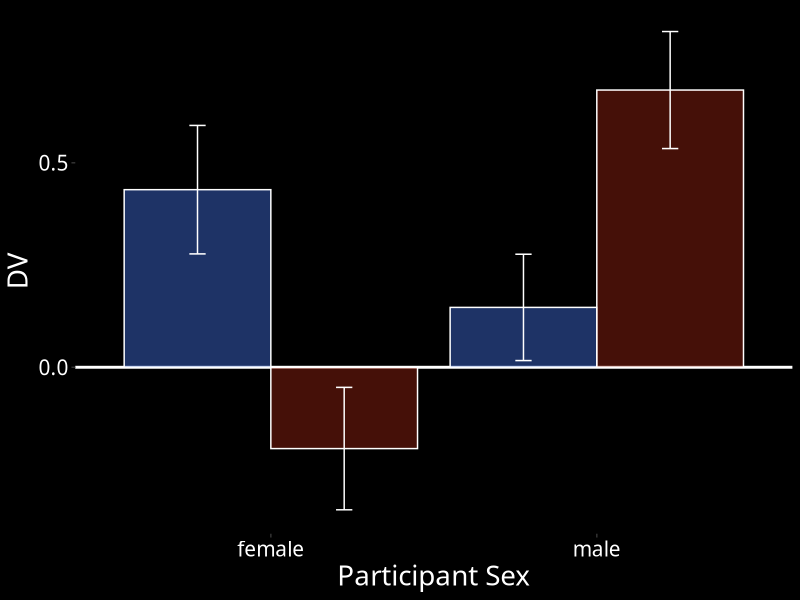
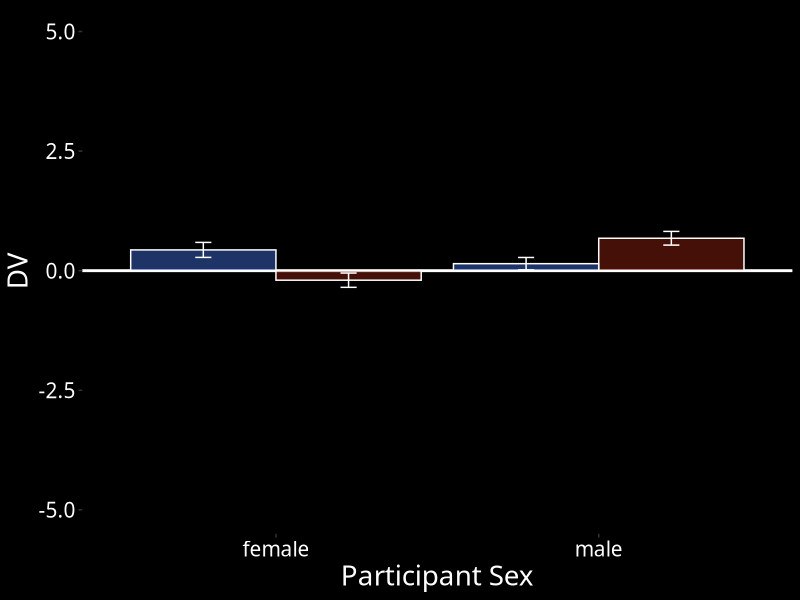
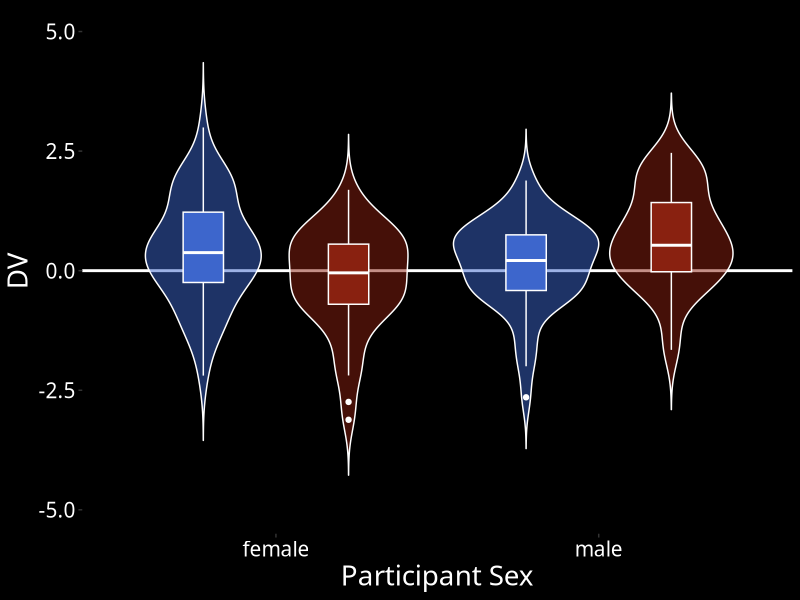
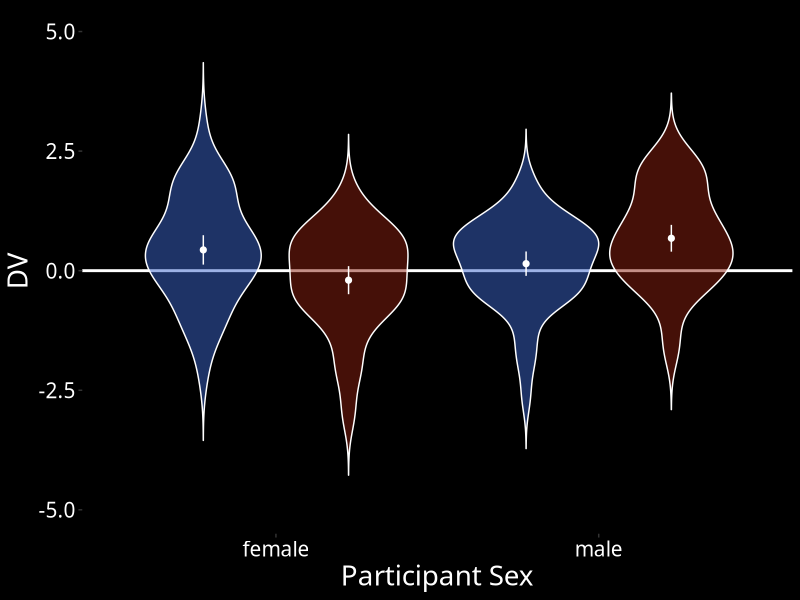
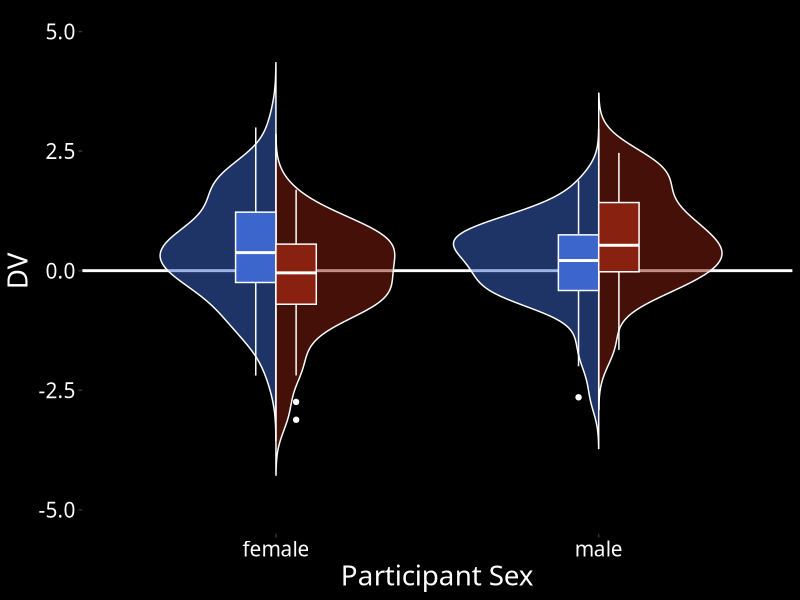
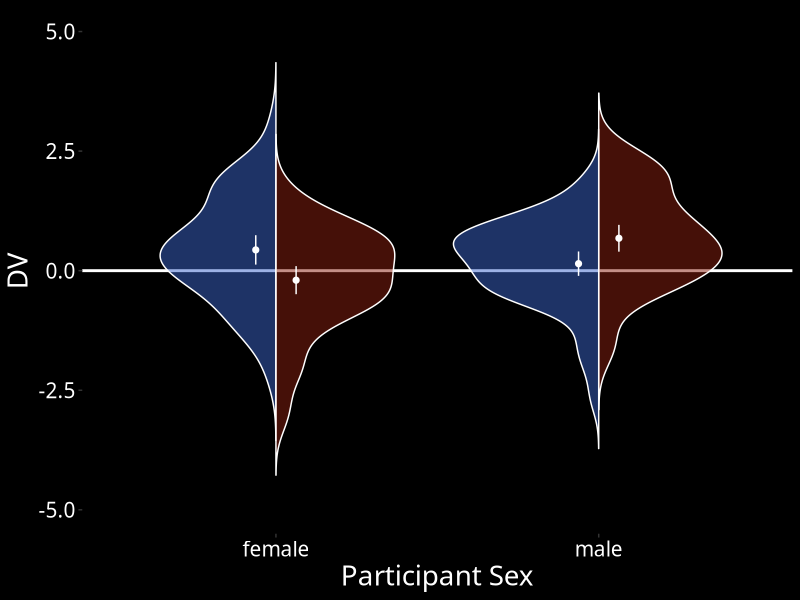

Generate these figures, in order, with R:
## ---- chunk 1
library(tidyverse)
## ---- chunk 2

n <- 100
data <- tibble(
  sex = rep(c("male", "female"), n),
  face_sex = rep(c("male", "female"), each = n)
) %>%
  mutate(
    dv = rnorm(n*2, 0, 1),
    effect = ifelse(sex==face_sex, .5, 0),
    dv = dv + effect
  )
  
## ---- chunk 3
bgcolor <- "black"
textcolor <- "white"
my_theme <- theme(
    plot.background = element_rect(fill = bgcolor, colour = bgcolor),
    panel.background = element_rect(fill = NA),
    legend.background = element_rect(fill = NA),
    legend.position="none",
    panel.grid.major = element_blank(),
    panel.grid.minor = element_blank(),
    text = element_text(family='Fira Code', colour = textcolor, size=20),
    axis.text = element_text(family='Fira Code', colour = textcolor, size=15)
  )
## ---- chunk 4
data %>%
  group_by(sex, face_sex) %>%
  summarise(
    mean = mean(dv),
    se = sd(dv)/sqrt(n())
  ) %>%
  ggplot(aes(sex, mean, fill=face_sex)) +
  geom_hline(yintercept=0, color=textcolor, size=1) +
  geom_col(color = "white", position="dodge", alpha = 0.5) +
  geom_errorbar(aes(ymin = mean-se, ymax=mean+se), 
                width=0.1, 
                position=position_dodge(0.9), 
                color=textcolor) +
  ylab("DV") +
  xlab("Participant Sex") +
  scale_fill_manual(values = c("#3D66CC", "#892110")) +
  my_theme
  
#ggsave("bar.png", width=10, height = 6)
## ---- chunk 5
data %>%
  group_by(sex, face_sex) %>%
  summarise(
    mean = mean(dv),
    se = sd(dv)/sqrt(n())
  ) %>%
  ggplot(aes(sex, mean, fill=face_sex)) +
  geom_hline(yintercept=0, color=textcolor, size=1) +
  geom_col(color = "white", position="dodge", alpha = 0.5) +
  geom_errorbar(aes(ymin = mean-se, ymax=mean+se), 
                width=0.1, 
                position=position_dodge(0.9), 
                color=textcolor) +
  ylab("DV") +
  xlab("Participant Sex") +
  ylim(-5, 5) +
  scale_fill_manual(values = c("#3D66CC", "#892110")) +
  my_theme

## ---- chunk 6
data %>%
  ggplot(aes(sex, dv, fill = face_sex)) +
  geom_hline(yintercept=0, color=textcolor, size=1) +
  geom_violin(color=textcolor, trim=FALSE, alpha = 0.5) +
  geom_boxplot(color = textcolor, width = 0.25, position = position_dodge(width=0.9)) +
  ylab("DV") +
  xlab("Participant Sex") +
  ylim(-5, 5) + 
  scale_fill_manual(values = c("#3D66CC", "#892110")) +
  my_theme

#ggsave("violinbox.png", width=10, height = 6)
## ---- chunk 7

summary_data <- data %>%
  group_by(sex, face_sex) %>%
  summarise(
    mean = mean(dv),
    min = mean(dv) - qnorm(0.975)*sd(dv)/sqrt(n()),
    max = mean(dv) + qnorm(0.975)*sd(dv)/sqrt(n())
  )

data %>%
  ggplot(aes(sex, dv, fill = face_sex)) +
  geom_hline(yintercept=0, color=textcolor, size=1) +
  geom_violin(color=textcolor, trim=FALSE, alpha = 0.5) +
  geom_pointrange(
    data = summary_data,
    aes(sex, mean, ymin=min, ymax=max),
    shape = 20,
    color = textcolor, 
    position = position_dodge(width = 0.9)
  ) +
  ylab("DV") +
  xlab("Participant Sex") +
  ylim(-5, 5) + 
  scale_fill_manual(values = c("#3D66CC", "#892110")) +
  scale_color_manual(values = c("#3D66CC", "#892110")) +
  my_theme

#ggsave("violin_pointrange.png", width=10, height = 6)
## ---- chunk 8

GeomSplitViolin <- ggproto(
  "GeomSplitViolin", 
  GeomViolin, 
  draw_group = function(self, data, ..., draw_quantiles = NULL) {
    data <- transform(data, 
                      xminv = x - violinwidth * (x - xmin), 
                      xmaxv = x + violinwidth * (xmax - x))
    grp <- data[1,'group']
    newdata <- plyr::arrange(
      transform(data, x = if(grp%%2==1) xminv else xmaxv), 
      if(grp%%2==1) y else -y
    )
    newdata <- rbind(newdata[1, ], newdata, newdata[nrow(newdata), ], newdata[1, ])
    newdata[c(1,nrow(newdata)-1,nrow(newdata)), 'x'] <- round(newdata[1, 'x']) 
    if (length(draw_quantiles) > 0 & !scales::zero_range(range(data$y))) {
      stopifnot(all(draw_quantiles >= 0), all(draw_quantiles <= 1))
      quantiles <- ggplot2:::create_quantile_segment_frame(data, draw_quantiles)
      aesthetics <- data[rep(1, nrow(quantiles)), setdiff(names(data), c("x", "y")), drop = FALSE]
      aesthetics$alpha <- rep(1, nrow(quantiles))
      both <- cbind(quantiles, aesthetics)
      quantile_grob <- GeomPath$draw_panel(both, ...)
      ggplot2:::ggname("geom_split_violin", 
                       grid::grobTree(GeomPolygon$draw_panel(newdata, ...), quantile_grob))
    } else {
      ggplot2:::ggname("geom_split_violin", GeomPolygon$draw_panel(newdata, ...))
    }
  }
)

geom_split_violin <- function (mapping = NULL, 
                               data = NULL, 
                               stat = "ydensity", 
                               position = "identity", ..., 
                               draw_quantiles = NULL, 
                               trim = TRUE, 
                               scale = "area", 
                               na.rm = FALSE, 
                               show.legend = NA, 
                               inherit.aes = TRUE) {
  layer(data = data, 
        mapping = mapping, 
        stat = stat, 
        geom = GeomSplitViolin, 
        position = position, 
        show.legend = show.legend, 
        inherit.aes = inherit.aes, 
        params = list(trim = trim, 
                      scale = scale, 
                      draw_quantiles = draw_quantiles, 
                      na.rm = na.rm, ...)
        )
}
## ---- chunk 9
data %>%
  ggplot(aes(sex, dv, fill = face_sex)) +
  geom_hline(yintercept=0, color=textcolor, size=1) +
  geom_split_violin(color=textcolor, trim=FALSE, alpha = 0.5) +
  geom_boxplot(color = textcolor, 
               width = 0.25, 
               position = position_dodge(width=0.25)) +
  ylab("DV") +
  xlab("Participant Sex") +
  ylim(-5, 5) + 
  scale_fill_manual(values = c("#3D66CC", "#892110")) +
  my_theme

#ggsave("split_violin.png", width=10, height = 6)
## ---- chunk 10

summary_data <- data %>%
  group_by(sex, face_sex) %>%
  summarise(
    mean = mean(dv),
    min = mean(dv) - qnorm(0.975)*sd(dv)/sqrt(n()),
    max = mean(dv) + qnorm(0.975)*sd(dv)/sqrt(n())
  )

data %>%
  ggplot(aes(sex, dv, fill = face_sex)) +
  geom_hline(yintercept=0, color=textcolor, size=1) +
  geom_split_violin(color=textcolor, trim=FALSE, alpha = 0.5) +
  geom_pointrange(
    data = summary_data,
    aes(sex, mean, ymin=min, ymax=max),
    color = textcolor, 
    shape = 20, # 95,
    position = position_dodge(width = 0.25)
  ) +
  ylab("DV") +
  xlab("Participant Sex") +
  ylim(-5, 5) + 
  scale_fill_manual(values = c("#3D66CC", "#892110")) +
  scale_color_manual(values = c("#3D66CC", "#892110")) +
  my_theme

#ggsave("split_violin_pointrange.png", width=10, height = 6)
